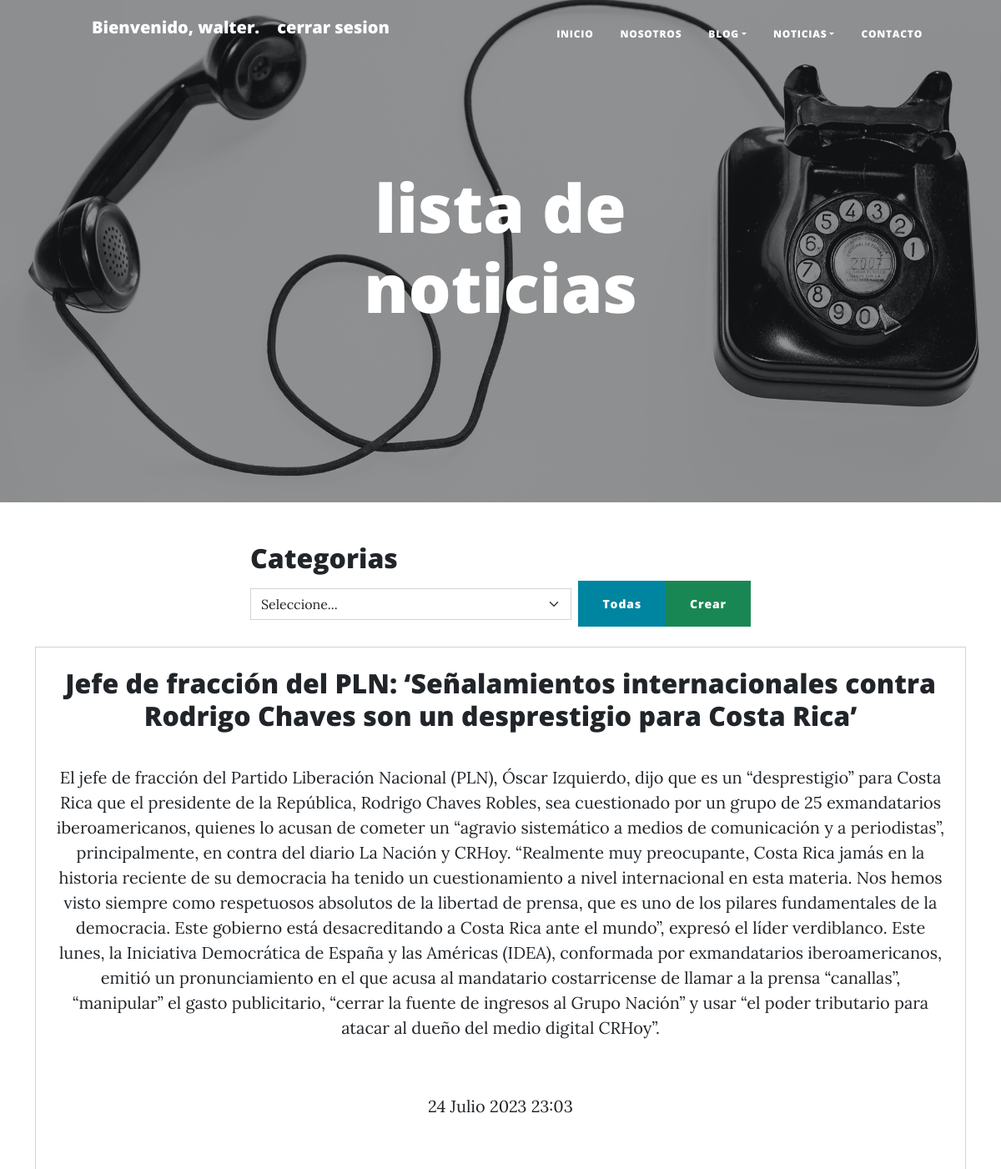
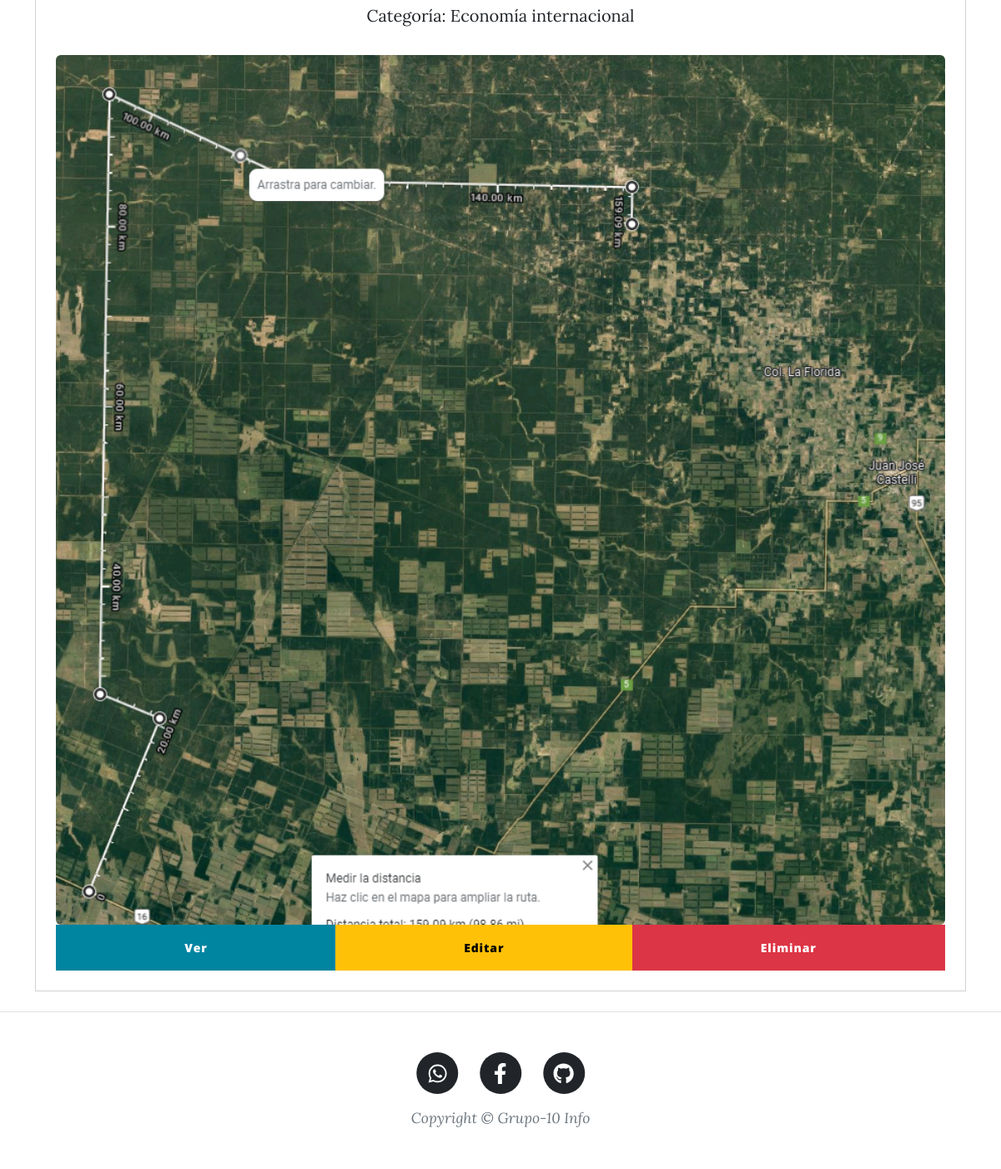
Page /noticias/listar/ (signed in) on the committed database (2 pictures, top to bottom).
### apps/usuarios/models.py (models this page shows)
class Usuario(AbstractUser):
    imagen = models.ImageField(upload_to='usuarios/', null=True, blank=True)
    facebook = models.CharField(max_length=100,  null=True, blank=True)
    whatsapp = models.CharField(max_length=100,  null=True, blank=True)
    instagram = models.CharField(max_length=100, null=True,  blank=True)
    pass

### apps/noticias/models.py (models this page shows, shortened)
class Noticia(models.Model):
    titulo = models.CharField(max_length=150)
    subtitulo = models.CharField(max_length=150, default='Valor por defecto')
    cuerpo = models.TextField()
    fecha = models.DateTimeField()
    imagen = models.ImageField(upload_to='noticias/', null=True)
    categoria_noticia = models.ForeignKey(Categoria, on_delete=models.CASCADE)

class Categoria(models.Model):
    nombre = models.CharField(max_length=50)
    def __str__(self) -> str:
        return self.nombre

### apps/noticias/views.py (the view)
# urls.py: path('listar/', views.listar_noticias, name='listar_noticias'),
@login_required
@user_passes_test(lambda user: user.is_staff)
def listar_noticias(request):
    categoria_seleccionada = request.GET.get('categoria_id')
    print("Valor de categoria_seleccionada:", categoria_seleccionada)  # Agregar este print para depurar
    noticias = Noticia.objects.all().order_by('-fecha')
    if categoria_seleccionada:
        noticias = noticias.filter(categoria_noticia_id=categoria_seleccionada)
    paginator = Paginator(noticias, 10)
    page_number = request.GET.get('page')
    try:
       page_obj = paginator.get_page(page_number)
    except PageNotAnInteger:
         page_obj = paginator.get_page(1)
    except EmptyPage:
         page_obj = paginator.get_page(paginator.num_pages)
    categorias = Categoria.objects.all()
    return render(request, 'noticias/listar_noticias.html', {'page_obj': page_obj, 'categorias': categorias})

### blog/contexto_processo.py (called while the page is built)
def logged_in_user(request):
    return {'logged_in_user': request.user}

### templates/noticias/listar_noticias.html (shortened to what this page needs)
{%extends 'base2.html' %}
{% load static %}
{%block head %}
<header class="masthead" style="background-image: url('{% static "image/contact-bg.jpg" %}')">
    <div class="container position-relative px-4 px-lg-5">
        <div class="row gx-4 gx-lg-5 justify-content-center">
            <div class="col-md-10 col-lg-8 col-xl-7">
                <div class="page-heading">
                    <h1>lista de noticias</h1>
                </div>
            </div>
        </div>
    </div>
    </header>
{% endblock head%}
{% block contenido %}
<div class="d-flex justify-content-center">
    <div class="col-md-6">
        <h2>Categorias</h2>
        <form action="{% url 'noticias:listar_noticias' %}" method="get" class="d-flex align-items-center">
            <select name="categoria" class="form-select me-2" id="select-categoria">
                <option value="">Seleccione...</option>
            </select>
            <button type="submit" class="btn btn-primary">Todas</button>
            <a href="{% url 'noticias:crear_noticia' %}" class="btn btn-success">Crear</a>
        </form>
    </div>
</div>
<div class="container my-4">
    {% for noticia in page_obj %}
      <div class="noticia card text-center p-4 mb-4">
        <h2 class="noticia-titulo"><a href="{% url 'noticias:detalle' noticia.pk %}">{{ noticia.titulo }}</a></h2>
        <p class="noticia-cuerpo">{{ noticia.cuerpo }}</p>
        <p class="noticia-fecha">{{ noticia.fecha }}</p>
        <p class="noticia-categoria">Categoría: {{ noticia.categoria_noticia }}</p>
        {% if noticia.imagen %}
            <img src="{{ noticia.imagen.url }}" alt="" class="img-fluid rounded">
        {% else %}
            <img src="{% static 'media/blogpost/default.png' %}" alt="Imagen predeterminada" class="img-fluid rounded">
         {% endif %}
        <div class="btn-group" role="group">
            <a href="{% url 'noticias:ver_noticia' noticia.pk %}" class="btn btn-primary">Ver</a>
            <a href="{% url 'noticias:editar_noticia' noticia.pk %}" class="btn btn-warning">Editar</a>
            <a href="{% url 'noticias:eliminar_noticia' noticia.pk %}" class="btn btn-danger">Eliminar</a>
        </div>
      </div>
    {% endfor %}
</div>
{% endblock contenido %}

### templates/base2.html (shortened to what this page needs)
{% load static %}
<!DOCTYPE html>
<html lang="en">
<head>
    <link rel="stylesheet" href="{% static 'css/styles2.css' %}">
</head>
<head>
    {% block head %} {% endblock head %}
</head>
<body>
    <nav class="navbar navbar-expand-lg navbar-light" id="mainNav">
        <div class="container px-4 px-lg-5">
            <ul>
                {% if user.is_authenticated %}
                <a class="navbar-brand" >Bienvenido, {{ logged_in_user.username }}.</a>
                <a class="navbar-brand"  href="{% url 'logout' %}">cerrar sesion</a>
                {% endif %}
           </ul>
            <div class="collapse navbar-collapse" id="navbarResponsive">
                <ul class="navbar-nav ms-auto py-4 py-lg-0">
                    <li class="nav-item " ><a class="nav-link px-lg-3 py-3 py-lg-4 " href="{%url 'inicio2'%}">Inicio </a></li>
                    <li class="nav-item "><a class="nav-link px-lg-3 py-3 py-lg-4" href="{%url 'nosotros2'%}">Nosotros</a></li>
                    <li class="nav-item dropdown">
                        <a class="nav-link dropdown-toggle px-lg-3 py-3 py-lg-4" id="navbarDropdown" href="" role="button" data-bs-toggle="dropdown" aria-expanded="false">Blog</a>
                    </li>
                    <li class="nav-item dropdown">
                        <a class="nav-link dropdown-toggle px-lg-3 py-3 py-lg-4" id="navbarDropdown" href="" role="button" data-bs-toggle="dropdown" aria-expanded="false">Noticias</a>
                    </li>
                    <li class="nav-item"><a class="nav-link px-lg-3 py-3 py-lg-4" href="{% url 'contactos:contacto' %}">Contacto</a></li>
                </ul>
            </div>
        </div>
    </nav>
    {% block contenido %}
    {%endblock contenido %}
</body>
<footer class="border-top">
    <div class="container px-4 px-lg-5">
        <div class="row gx-4 gx-lg-5 justify-content-center">
            <div class="col-md-10 col-lg-8 col-xl-7">
                <ul class="list-inline text-center">
                    <li class="list-inline-item">
                        <a href="https://web.whatsapp.com/">
                            <span class="fa-stack fa-lg">
                                <i class="fas fa-circle fa-stack-2x"></i>
                                <i class="fab fa-whatsapp fa-stack-1x fa-inverse"></i>
                            </span>
                        </a>
                    </li>
                    <li class="list-inline-item">
                        <a href="https://www.facebook.com/waltergarnero">
                            <span class="fa-stack fa-lg">
                                <i class="fas fa-circle fa-stack-2x"></i>
                                <i class="fab fa-facebook-f fa-stack-1x fa-inverse"></i>
                            </span>
                        </a>
                    </li>
                    <li class="list-inline-item">
                        <a href="https://github.com/garneromariano/desafio_13">
                            <span class="fa-stack fa-lg">
                                <i class="fas fa-circle fa-stack-2x"></i>
                                <i class="fab fa-github fa-stack-1x fa-inverse"></i>
                            </span>
                        </a>
                    </li>
                </ul>
                <div class="small text-center text-muted fst-italic">Copyright &copy; Grupo-10 Info</div>
            </div>
        </div>
    </div>
</footer>
</html>

### rows in the picture
Usuario: username "walter"
Noticia: titulo "Jefe de fracción del PLN: ‘Señalamientos internacionales contra Rodrigo Chaves son un desprestigio para Costa Rica’", cuerpo "El jefe de fracción del Partido Liberación Nacional (PLN), Óscar Izquierdo, dijo que es un “desprestigio” para Costa Rica que el presidente de la República, Rodrigo Chaves Robles, sea cuestionado por un grupo de 25 exmandatarios iberoamericanos, quienes lo acusan de cometer un “agravio sistemático a medios de comunicación y a periodistas”, principalmente, en contra del diario La Nación y CRHoy. “Realmente muy preocupante, Costa Rica jamás en la historia reciente de su democracia ha tenido un cuestionamiento a nivel internacional en esta materia. Nos hemos visto siempre como respetuosos absolutos de la libertad de prensa, que es uno de los pilares fundamentales de la democracia. Este…", fecha "24 Julio 2023 23:03", categoria_noticia "Economía internacional", imagen (picture)
